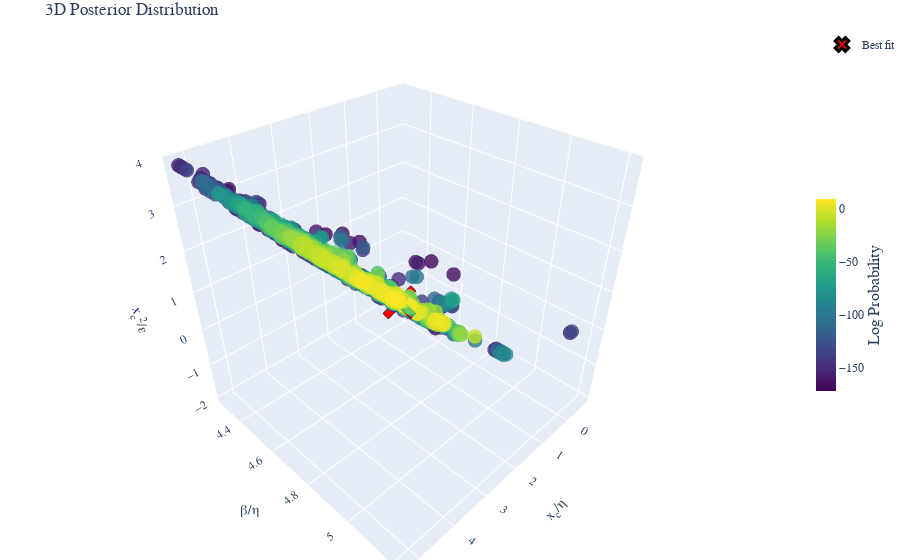

The notebook cell saved with this chart:
### Code cell
post.bins =None
fig =post.plot_posterior3D_interactive([0,1,2],labels=["$x_c/\\eta$","$\\beta/\\eta$","$x_c^2/\\epsilon$","$x_c$","ExtH"], truths=np.log(best_theta_trans),truth_label="Best fit" )
# Save the figure using matplotlib's savefig instead of plotly's write_image
fig.show()
# Save the figure as HTML
html_file_name=file.replace('_post.csv','_3D')
html_path = os.path.join(Products_folder, 'html_3d_plots', f'{html_file_name}.html')
# Create directory if it doesn't exist
os.makedirs(os.path.dirname(html_path), exist_ok=True)
fig.write_html(html_path)

### Figure 1 — Plotly figure (JSON) as saved in the notebook; plotly's stock layout.template omitted (floating-point values rounded to 4 significant figures; data arrays with more than 128 entries replaced by an {"elided": "..."} marker saying what was removed)
{"data": [{"marker": {"color": {"elided": "1417 float values"}, "colorbar": {"len": 0.4, "thickness": 20, "title": {"font": {"size": 16}, "side": "right", "text": "Log Probability"}, "x": 1.0, "y": 0.5}, "colorscale": [[0.0, "#440154"], [0.1111, "#482878"], [0.2222, "#3e4989"], [0.3333, "#31688e"], [0.4444, "#26828e"], [0.5556, "#1f9e89"], [0.6667, "#35b779"], [0.7778, "#6ece58"], [0.8889, "#b5de2b"], [1.0, "#fde725"]], "opacity": 0.8, "size": 5}, "mode": "markers", "name": "Posterior", "scene": "scene", "showlegend": false, "type": "scatter3d", "x": {"elided": "1417 float values"}, "y": {"elided": "1417 float values"}, "z": {"elided": "1417 float values"}}, {"marker": {"color": "red", "line": {"color": "black", "width": 3}, "size": 12, "symbol": "x"}, "mode": "markers", "name": "Best fit", "scene": "scene", "showlegend": true, "type": "scatter3d", "x": [1.888], "y": [4.667], "z": [0.2951]}], "layout": {"font": {"family": "Computer Modern"}, "margin": {"b": 0, "l": 0, "r": 0, "t": 30}, "scene": {"aspectmode": "cube", "xaxis": {"exponentformat": "e", "showexponent": "all", "title": {"font": {"size": 14}, "text": "x<sub>c</sub>/η"}}, "yaxis": {"exponentformat": "e", "showexponent": "all", "title": {"font": {"size": 14}, "text": "β/η"}}, "zaxis": {"exponentformat": "e", "showexponent": "all", "title": {"font": {"size": 14}, "text": "x<sub>c</sub><sup>2</sup>/ε"}}}, "title": {"text": "3D Posterior Distribution"}}}
